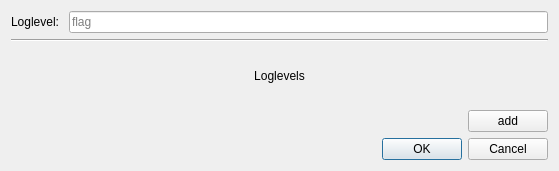
<?xml version="1.0" encoding="UTF-8"?>
<ui version="4.0">
 <class>dialog</class>
 <widget class="QDialog" name="dialog">
  <property name="geometry">
   <rect>
    <x>0</x>
    <y>0</y>
    <width>559</width>
    <height>171</height>
   </rect>
  </property>
  <property name="windowTitle">
   <string>Change Current Profile</string>
  </property>
  <layout class="QGridLayout" name="gridLayout_2">
   <item row="3" column="0">
    <widget class="QDialogButtonBox" name="buttonBox">
     <property name="orientation">
      <enum>Qt::Horizontal</enum>
     </property>
     <property name="standardButtons">
      <set>QDialogButtonBox::Cancel|QDialogButtonBox::Ok</set>
     </property>
    </widget>
   </item>
   <item row="0" column="0">
    <layout class="QGridLayout" name="gridLayout">
     <item row="4" column="0">
      <layout class="QGridLayout" name="uiGridLayout_loglevels">
       <property name="sizeConstraint">
        <enum>QLayout::SetNoConstraint</enum>
       </property>
      </layout>
     </item>
     <item row="3" column="0">
      <widget class="QLabel" name="label">
       <property name="maximumSize">
        <size>
         <width>16777215</width>
         <height>60</height>
        </size>
       </property>
       <property name="text">
        <string>Loglevels</string>
       </property>
       <property name="alignment">
        <set>Qt::AlignCenter</set>
       </property>
      </widget>
     </item>
     <item row="1" column="0">
      <layout class="QHBoxLayout" name="horizontalLayout_2">
       <property name="sizeConstraint">
        <enum>QLayout::SetMinimumSize</enum>
       </property>
       <item>
        <widget class="QLabel" name="label_2">
         <property name="text">
          <string>Loglevel: </string>
         </property>
        </widget>
       </item>
       <item>
        <widget class="QLineEdit" name="uiLineEdit_Loglevel">
         <property name="placeholderText">
          <string>flag</string>
         </property>
        </widget>
       </item>
      </layout>
     </item>
     <item row="2" column="0">
      <widget class="Line" name="line">
       <property name="orientation">
        <enum>Qt::Horizontal</enum>
       </property>
      </widget>
     </item>
    </layout>
   </item>
   <item row="1" column="0">
    <layout class="QHBoxLayout" name="horizontalLayout_3">
     <item>
      <spacer name="horizontalSpacer">
       <property name="orientation">
        <enum>Qt::Horizontal</enum>
       </property>
       <property name="sizeHint" stdset="0">
        <size>
         <width>40</width>
         <height>20</height>
        </size>
       </property>
      </spacer>
     </item>
     <item>
      <widget class="QPushButton" name="uiPushButton_addLoglevel">
       <property name="sizePolicy">
        <sizepolicy hsizetype="Minimum" vsizetype="Fixed">
         <horstretch>0</horstretch>
         <verstretch>0</verstretch>
        </sizepolicy>
       </property>
       <property name="text">
        <string>add</string>
       </property>
      </widget>
     </item>
    </layout>
   </item>
  </layout>
 </widget>
 <resources/>
 <connections>
  <connection>
   <sender>buttonBox</sender>
   <signal>accepted()</signal>
   <receiver>dialog</receiver>
   <slot>accept()</slot>
   <hints>
    <hint type="sourcelabel">
     <x>248</x>
     <y>254</y>
    </hint>
    <hint type="destinationlabel">
     <x>157</x>
     <y>274</y>
    </hint>
   </hints>
  </connection>
  <connection>
   <sender>buttonBox</sender>
   <signal>rejected()</signal>
   <receiver>dialog</receiver>
   <slot>reject()</slot>
   <hints>
    <hint type="sourcelabel">
     <x>316</x>
     <y>260</y>
    </hint>
    <hint type="destinationlabel">
     <x>286</x>
     <y>274</y>
    </hint>
   </hints>
  </connection>
 </connections>
</ui>
